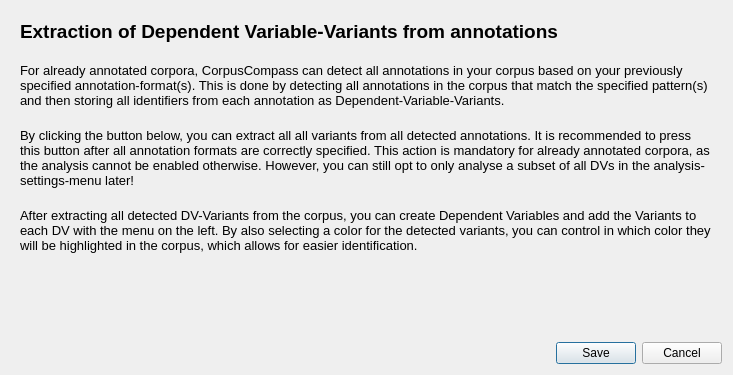
<?xml version="1.0" encoding="UTF-8"?>
<ui version="4.0">
 <class>VariableDetectionHelpDialog</class>
 <widget class="QDialog" name="VariableDetectionHelpDialog">
  <property name="geometry">
   <rect>
    <x>0</x>
    <y>0</y>
    <width>733</width>
    <height>375</height>
   </rect>
  </property>
  <property name="windowTitle">
   <string>Dialog</string>
  </property>
  <layout class="QVBoxLayout" name="verticalLayout">
   <item alignment="Qt::AlignTop">
    <widget class="QWidget" name="widget" native="true">
     <layout class="QVBoxLayout" name="verticalLayout_2">
      <property name="spacing">
       <number>20</number>
      </property>
      <item alignment="Qt::AlignTop">
       <widget class="QLabel" name="label_header">
        <property name="font">
         <font>
          <pointsize>14</pointsize>
          <bold>true</bold>
         </font>
        </property>
        <property name="text">
         <string>Extraction of Dependent Variable-Variants from annotations</string>
        </property>
       </widget>
      </item>
      <item alignment="Qt::AlignTop">
       <widget class="QLabel" name="label">
        <property name="font">
         <font>
          <pointsize>10</pointsize>
         </font>
        </property>
        <property name="text">
         <string>For already annotated corpora, CorpusCompass can detect all annotations in your corpus based on your previously specified annotation-format(s). This is done by detecting all annotations in the corpus that match the specified pattern(s) and then storing all identifiers from each annotation as Dependent-Variable-Variants. </string>
        </property>
        <property name="wordWrap">
         <bool>true</bool>
        </property>
       </widget>
      </item>
      <item>
       <widget class="QLabel" name="label_2">
        <property name="font">
         <font>
          <pointsize>10</pointsize>
         </font>
        </property>
        <property name="text">
         <string>By clicking the button below, you can extract all all variants from all detected annotations. It is recommended to press this button after all annotation formats are correctly specified. This action is mandatory for already annotated corpora, as the analysis cannot be enabled otherwise. However, you can still opt to only analyse a subset of all DVs in the analysis-settings-menu later!</string>
        </property>
        <property name="wordWrap">
         <bool>true</bool>
        </property>
       </widget>
      </item>
      <item>
       <widget class="QLabel" name="label_3">
        <property name="font">
         <font>
          <pointsize>10</pointsize>
         </font>
        </property>
        <property name="text">
         <string>After extracting all detected DV-Variants from the corpus, you can create Dependent Variables and add the Variants to each DV with the menu on the left. By also selecting a color for the detected variants, you can control in which color they will be highlighted in the corpus, which allows for easier identification.</string>
        </property>
        <property name="wordWrap">
         <bool>true</bool>
        </property>
       </widget>
      </item>
     </layout>
    </widget>
   </item>
   <item>
    <widget class="QLabel" name="label_4">
     <property name="text">
      <string/>
     </property>
    </widget>
   </item>
   <item>
    <widget class="QDialogButtonBox" name="buttonBox_2">
     <property name="orientation">
      <enum>Qt::Horizontal</enum>
     </property>
     <property name="standardButtons">
      <set>QDialogButtonBox::Cancel|QDialogButtonBox::Save</set>
     </property>
    </widget>
   </item>
  </layout>
 </widget>
 <resources/>
 <connections>
  <connection>
   <sender>buttonBox_2</sender>
   <signal>accepted()</signal>
   <receiver>VariableDetectionHelpDialog</receiver>
   <slot>accept()</slot>
   <hints>
    <hint type="sourcelabel">
     <x>577</x>
     <y>353</y>
    </hint>
    <hint type="destinationlabel">
     <x>420</x>
     <y>338</y>
    </hint>
   </hints>
  </connection>
  <connection>
   <sender>buttonBox_2</sender>
   <signal>rejected()</signal>
   <receiver>VariableDetectionHelpDialog</receiver>
   <slot>reject()</slot>
   <hints>
    <hint type="sourcelabel">
     <x>680</x>
     <y>353</y>
    </hint>
    <hint type="destinationlabel">
     <x>631</x>
     <y>339</y>
    </hint>
   </hints>
  </connection>
 </connections>
</ui>
